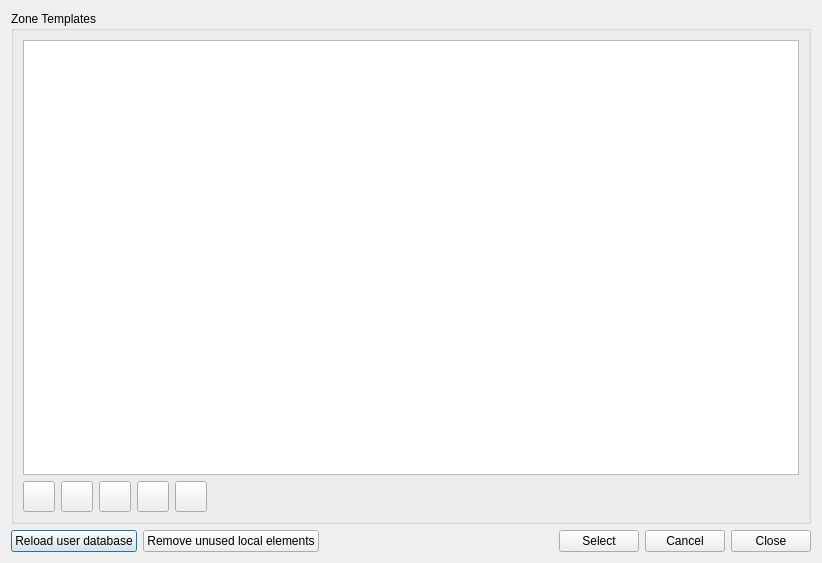
<?xml version="1.0" encoding="UTF-8"?>
<ui version="4.0">
 <class>SVDBZoneTemplateEditDialog</class>
 <widget class="QDialog" name="SVDBZoneTemplateEditDialog">
  <property name="geometry">
   <rect>
    <x>0</x>
    <y>0</y>
    <width>822</width>
    <height>563</height>
   </rect>
  </property>
  <property name="windowTitle">
   <string>Zone Template Database</string>
  </property>
  <layout class="QGridLayout" name="gridLayoutMaster">
   <item row="0" column="0">
    <widget class="QGroupBox" name="groupBox">
     <property name="title">
      <string>Zone Templates</string>
     </property>
     <layout class="QGridLayout" name="gridLayout">
      <item row="2" column="3">
       <widget class="QToolButton" name="toolButtonStoreInUserDB">
        <property name="toolTip">
         <string>Stores local project DB element in user database.</string>
        </property>
        <property name="text">
         <string/>
        </property>
        <property name="icon">
         <iconset resource="../resources/SIM-VICUS.qrc">
          <normaloff>:/gfx/actions/24x24/toDB.png</normaloff>:/gfx/actions/24x24/toDB.png</iconset>
        </property>
        <property name="iconSize">
         <size>
          <width>24</width>
          <height>24</height>
         </size>
        </property>
       </widget>
      </item>
      <item row="2" column="5" colspan="2">
       <spacer name="horizontalSpacer">
        <property name="orientation">
         <enum>Qt::Horizontal</enum>
        </property>
        <property name="sizeHint" stdset="0">
         <size>
          <width>1156</width>
          <height>20</height>
         </size>
        </property>
       </spacer>
      </item>
      <item row="2" column="0">
       <widget class="QToolButton" name="toolButtonAdd">
        <property name="icon">
         <iconset resource="../resources/SIM-VICUS.qrc">
          <normaloff>:/gfx/actions/24x24/plus.png</normaloff>:/gfx/actions/24x24/plus.png</iconset>
        </property>
        <property name="iconSize">
         <size>
          <width>24</width>
          <height>24</height>
         </size>
        </property>
       </widget>
      </item>
      <item row="2" column="2">
       <widget class="QToolButton" name="toolButtonRemove">
        <property name="icon">
         <iconset resource="../resources/SIM-VICUS.qrc">
          <normaloff>:/gfx/actions/24x24/minus.png</normaloff>:/gfx/actions/24x24/minus.png</iconset>
        </property>
        <property name="iconSize">
         <size>
          <width>24</width>
          <height>24</height>
         </size>
        </property>
       </widget>
      </item>
      <item row="2" column="1">
       <widget class="QToolButton" name="toolButtonCopy">
        <property name="icon">
         <iconset resource="../resources/SIM-VICUS.qrc">
          <normaloff>:/gfx/actions/24x24/editcopy.png</normaloff>:/gfx/actions/24x24/editcopy.png</iconset>
        </property>
        <property name="iconSize">
         <size>
          <width>24</width>
          <height>24</height>
         </size>
        </property>
       </widget>
      </item>
      <item row="2" column="4">
       <widget class="QToolButton" name="toolButtonRemoveFromUserDB">
        <property name="toolTip">
         <string>Moves DB element from user database to local project.</string>
        </property>
        <property name="text">
         <string/>
        </property>
        <property name="icon">
         <iconset resource="../resources/SIM-VICUS.qrc">
          <normaloff>:/gfx/actions/24x24/fromDB.png</normaloff>:/gfx/actions/24x24/fromDB.png</iconset>
        </property>
        <property name="iconSize">
         <size>
          <width>24</width>
          <height>24</height>
         </size>
        </property>
       </widget>
      </item>
      <item row="0" column="0" colspan="7">
       <widget class="QTreeView" name="treeView">
        <property name="alternatingRowColors">
         <bool>true</bool>
        </property>
        <property name="selectionMode">
         <enum>QAbstractItemView::SingleSelection</enum>
        </property>
        <property name="selectionBehavior">
         <enum>QAbstractItemView::SelectRows</enum>
        </property>
        <property name="rootIsDecorated">
         <bool>true</bool>
        </property>
        <property name="uniformRowHeights">
         <bool>true</bool>
        </property>
       </widget>
      </item>
     </layout>
    </widget>
   </item>
   <item row="1" column="0">
    <layout class="QHBoxLayout" name="horizontalLayout">
     <item>
      <widget class="QPushButton" name="pushButtonReloadUserDB">
       <property name="toolTip">
        <string>Reloads user database from directory</string>
       </property>
       <property name="text">
        <string>Reload user database</string>
       </property>
       <property name="icon">
        <iconset resource="../resources/SIM-VICUS.qrc">
         <normaloff>:/gfx/actions/24x24/reload.png</normaloff>:/gfx/actions/24x24/reload.png</iconset>
       </property>
      </widget>
     </item>
     <item>
      <widget class="QPushButton" name="pushButtonRemoveUnusedElements">
       <property name="toolTip">
        <string>Removes project-local database elements that are currently nowhere referenced.</string>
       </property>
       <property name="text">
        <string>Remove unused local elements</string>
       </property>
       <property name="icon">
        <iconset resource="../resources/SIM-VICUS.qrc">
         <normaloff>:/gfx/actions/24x24/broom.png</normaloff>:/gfx/actions/24x24/broom.png</iconset>
       </property>
      </widget>
     </item>
     <item>
      <spacer name="horizontalSpacer_2">
       <property name="orientation">
        <enum>Qt::Horizontal</enum>
       </property>
       <property name="sizeHint" stdset="0">
        <size>
         <width>40</width>
         <height>15</height>
        </size>
       </property>
      </spacer>
     </item>
     <item>
      <widget class="QPushButton" name="pushButtonSelect">
       <property name="text">
        <string>Select</string>
       </property>
      </widget>
     </item>
     <item>
      <widget class="QPushButton" name="pushButtonCancel">
       <property name="text">
        <string>Cancel</string>
       </property>
      </widget>
     </item>
     <item>
      <widget class="QPushButton" name="pushButtonClose">
       <property name="text">
        <string>Close</string>
       </property>
      </widget>
     </item>
    </layout>
   </item>
  </layout>
 </widget>
 <resources>
  <include location="../resources/SIM-VICUS.qrc"/>
 </resources>
 <connections/>
</ui>
